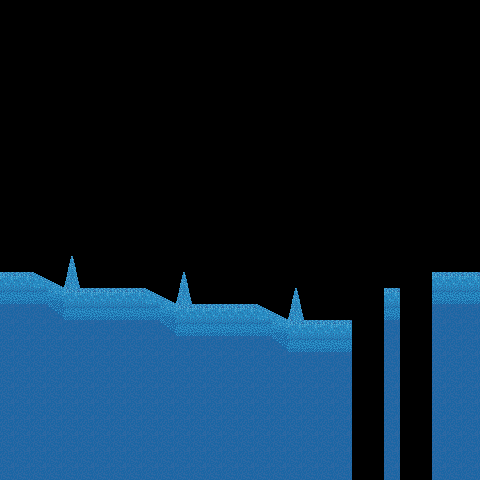

The image is a tile-based game level rendered from a .tmx file. Its description and complete source (layers, tilesets, objects, tile grids) follow:
An orthogonal 30x30 tile map with 16x16 px tiles, 2 tile layers (walls, obstacles).

<map version="1.10" tiledversion="1.10.2" orientation="orthogonal" renderorder="right-down" width="30" height="30" tilewidth="16" tileheight="16" infinite="0" nextlayerid="3" nextobjectid="1">
 <tileset firstgid="1" source="../ice.tsx" />
 <layer id="1" name="walls" width="30" height="30">
  <data encoding="csv">
0,0,0,0,0,0,0,0,0,0,0,0,0,0,0,0,0,0,0,0,0,0,0,0,0,0,0,0,0,0,
0,0,0,0,0,0,0,0,0,0,0,0,0,0,0,0,0,0,0,0,0,0,0,0,0,0,0,0,0,0,
0,0,0,0,0,0,0,0,0,0,0,0,0,0,0,0,0,0,0,0,0,0,0,0,0,0,0,0,0,0,
0,0,0,0,0,0,0,0,0,0,0,0,0,0,0,0,0,0,0,0,0,0,0,0,0,0,0,0,0,0,
0,0,0,0,0,0,0,0,0,0,0,0,0,0,0,0,0,0,0,0,0,0,0,0,0,0,0,0,0,0,
0,0,0,0,0,0,0,0,0,0,0,0,0,0,0,0,0,0,0,0,0,0,0,0,0,0,0,0,0,0,
0,0,0,0,0,0,0,0,0,0,0,0,0,0,0,0,0,0,0,0,0,0,0,0,0,0,0,0,0,0,
0,0,0,0,0,0,0,0,0,0,0,0,0,0,0,0,0,0,0,0,0,0,0,0,0,0,0,0,0,0,
0,0,0,0,0,0,0,0,0,0,0,0,0,0,0,0,0,0,0,0,0,0,0,0,0,0,0,0,0,0,
0,0,0,0,0,0,0,0,0,0,0,0,0,0,0,0,0,0,0,0,0,0,0,0,0,0,0,0,0,0,
0,0,0,0,0,0,0,0,0,0,0,0,0,0,0,0,0,0,0,0,0,0,0,0,0,0,0,0,0,0,
0,0,0,0,0,0,0,0,0,0,0,0,0,0,0,0,0,0,0,0,0,0,0,0,0,0,0,0,0,0,
0,0,0,0,0,0,0,0,0,0,0,0,0,0,0,0,0,0,0,0,0,0,0,0,0,0,0,0,0,0,
0,0,0,0,0,0,0,0,0,0,0,0,0,0,0,0,0,0,0,0,0,0,0,0,0,0,0,0,0,0,
0,0,0,0,0,0,0,0,0,0,0,0,0,0,0,0,0,0,0,0,0,0,0,0,0,0,0,0,0,0,
0,0,0,0,0,0,0,0,0,0,0,0,0,0,0,0,0,0,0,0,0,0,0,0,0,0,0,0,0,0,
0,0,0,0,0,0,0,0,0,0,0,0,0,0,0,0,0,0,0,0,0,0,0,0,0,0,0,0,0,0,
5,5,6,7,0,0,0,0,0,0,0,0,0,0,0,0,0,0,0,0,0,0,0,0,0,0,0,5,5,5,
10,10,10,11,5,5,5,5,5,6,7,0,0,0,0,0,0,0,0,0,0,0,0,0,5,0,0,9,9,9,
14,14,14,15,10,10,10,10,10,10,11,5,5,5,5,5,6,7,0,0,0,0,0,0,9,0,0,13,13,13,
13,13,13,14,14,13,13,13,13,13,15,10,10,10,10,10,10,11,5,5,5,5,0,0,13,0,0,13,13,13,
13,13,13,13,13,13,13,13,14,14,14,14,14,14,14,14,14,15,10,10,10,9,0,0,13,0,0,13,13,13,
13,13,13,13,13,13,13,13,13,13,13,13,13,13,13,13,14,14,14,14,14,13,0,0,13,0,0,13,13,13,
13,13,13,13,13,13,13,13,13,13,13,13,13,13,13,13,13,13,13,13,13,13,0,0,13,0,0,13,13,13,
13,13,13,13,13,13,13,13,13,13,13,13,13,13,13,13,13,13,13,13,13,13,0,0,13,0,0,13,13,13,
13,13,13,13,13,13,13,13,13,13,13,13,13,13,13,13,13,13,13,13,13,13,0,0,13,0,0,13,13,13,
13,13,13,13,13,13,13,13,13,13,13,13,13,13,13,13,13,13,13,13,13,13,0,0,13,0,0,13,13,13,
13,13,13,13,13,13,13,13,13,13,13,13,13,13,13,13,13,13,13,13,13,13,0,0,13,0,0,13,13,13,
13,13,13,13,13,13,13,13,13,13,13,13,13,13,13,13,13,13,13,13,13,13,0,0,13,0,0,13,13,13,
13,13,13,13,13,13,13,13,13,13,13,13,13,13,13,13,13,13,13,13,13,13,0,0,13,0,0,13,13,13
</data>
 </layer>
 <layer id="2" name="obstacles" width="30" height="30">
  <data encoding="csv">
0,0,0,0,0,0,0,0,0,0,0,0,0,0,0,0,0,0,0,0,0,0,0,0,0,0,0,0,0,0,
0,0,0,0,0,0,0,0,0,0,0,0,0,0,0,0,0,0,0,0,0,0,0,0,0,0,0,0,0,0,
0,0,0,0,0,0,0,0,0,0,0,0,0,0,0,0,0,0,0,0,0,0,0,0,0,0,0,0,0,0,
0,0,0,0,0,0,0,0,0,0,0,0,0,0,0,0,0,0,0,0,0,0,0,0,0,0,0,0,0,0,
0,0,0,0,0,0,0,0,0,0,0,0,0,0,0,0,0,0,0,0,0,0,0,0,0,0,0,0,0,0,
0,0,0,0,0,0,0,0,0,0,0,0,0,0,0,0,0,0,0,0,0,0,0,0,0,0,0,0,0,0,
0,0,0,0,0,0,0,0,0,0,0,0,0,0,0,0,0,0,0,0,0,0,0,0,0,0,0,0,0,0,
0,0,0,0,0,0,0,0,0,0,0,0,0,0,0,0,0,0,0,0,0,0,0,0,0,0,0,0,0,0,
0,0,0,0,0,0,0,0,0,0,0,0,0,0,0,0,0,0,0,0,0,0,0,0,0,0,0,0,0,0,
0,0,0,0,0,0,0,0,0,0,0,0,0,0,0,0,0,0,0,0,0,0,0,0,0,0,0,0,0,0,
0,0,0,0,0,0,0,0,0,0,0,0,0,0,0,0,0,0,0,0,0,0,0,0,0,0,0,0,0,0,
0,0,0,0,0,0,0,0,0,0,0,0,0,0,0,0,0,0,0,0,0,0,0,0,0,0,0,0,0,0,
0,0,0,0,0,0,0,0,0,0,0,0,0,0,0,0,0,0,0,0,0,0,0,0,0,0,0,0,0,0,
0,0,0,0,0,0,0,0,0,0,0,0,0,0,0,0,0,0,0,0,0,0,0,0,0,0,0,0,0,0,
0,0,0,0,0,0,0,0,0,0,0,0,0,0,0,0,0,0,0,0,0,0,0,0,0,0,0,0,0,0,
0,0,0,0,0,0,0,0,0,0,0,0,0,0,0,0,0,0,0,0,0,0,0,0,0,0,0,0,0,0,
0,0,0,0,4,0,0,0,0,0,0,0,0,0,0,0,0,0,0,0,0,0,0,0,0,0,0,0,0,0,
0,0,0,0,8,0,0,0,0,0,0,4,0,0,0,0,0,0,0,0,0,0,0,0,0,0,0,0,0,0,
0,0,0,0,0,0,0,0,0,0,0,8,0,0,0,0,0,0,4,0,0,0,0,0,0,0,0,0,0,0,
0,0,0,0,0,0,0,0,0,0,0,0,0,0,0,0,0,0,8,0,0,0,0,0,0,0,0,0,0,0,
0,0,0,0,0,0,0,0,0,0,0,0,0,0,0,0,0,0,0,0,0,0,0,0,0,0,0,0,0,0,
0,0,0,0,0,0,0,0,0,0,0,0,0,0,0,0,0,0,0,0,0,0,0,0,0,0,0,0,0,0,
0,0,0,0,0,0,0,0,0,0,0,0,0,0,0,0,0,0,0,0,0,0,0,0,0,0,0,0,0,0,
0,0,0,0,0,0,0,0,0,0,0,0,0,0,0,0,0,0,0,0,0,0,0,0,0,0,0,0,0,0,
0,0,0,0,0,0,0,0,0,0,0,0,0,0,0,0,0,0,0,0,0,0,0,0,0,0,0,0,0,0,
0,0,0,0,0,0,0,0,0,0,0,0,0,0,0,0,0,0,0,0,0,0,0,0,0,0,0,0,0,0,
0,0,0,0,0,0,0,0,0,0,0,0,0,0,0,0,0,0,0,0,0,0,0,0,0,0,0,0,0,0,
0,0,0,0,0,0,0,0,0,0,0,0,0,0,0,0,0,0,0,0,0,0,0,0,0,0,0,0,0,0,
0,0,0,0,0,0,0,0,0,0,0,0,0,0,0,0,0,0,0,0,0,0,0,0,0,0,0,0,0,0,
0,0,0,0,0,0,0,0,0,0,0,0,0,0,0,0,0,0,0,0,0,0,0,0,0,0,0,0,0,0
</data>
 </layer>
</map>
